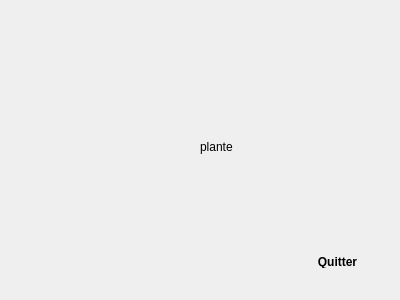
<?xml version="1.0" encoding="UTF-8"?>
<ui version="4.0">
 <class>plante</class>
 <widget class="QDialog" name="plante">
  <property name="geometry">
   <rect>
    <x>0</x>
    <y>0</y>
    <width>400</width>
    <height>300</height>
   </rect>
  </property>
  <property name="windowTitle">
   <string>Dialog</string>
  </property>
  <widget class="QLabel" name="label">
   <property name="geometry">
    <rect>
     <x>160</x>
     <y>150</y>
     <width>47</width>
     <height>14</height>
    </rect>
   </property>
   <property name="text">
    <string/>
   </property>
  </widget>
  <widget class="QPushButton" name="pushButton">
   <property name="geometry">
    <rect>
     <x>300</x>
     <y>250</y>
     <width>75</width>
     <height>23</height>
    </rect>
   </property>
   <property name="styleSheet">
    <string notr="true">color: &quot;red&quot;;

padding: 5px;
border-radius: 5px;

font-weight: bold;
</string>
   </property>
   <property name="text">
    <string>Quitter</string>
   </property>
  </widget>
  <widget class="QLabel" name="label_2">
   <property name="geometry">
    <rect>
     <x>200</x>
     <y>140</y>
     <width>47</width>
     <height>14</height>
    </rect>
   </property>
   <property name="text">
    <string>plante</string>
   </property>
  </widget>
 </widget>
 <resources/>
 <connections>
  <connection>
   <sender>pushButton</sender>
   <signal>clicked()</signal>
   <receiver>plante</receiver>
   <slot>accept()</slot>
   <hints>
    <hint type="sourcelabel">
     <x>322</x>
     <y>257</y>
    </hint>
    <hint type="destinationlabel">
     <x>447</x>
     <y>275</y>
    </hint>
   </hints>
  </connection>
 </connections>
</ui>
